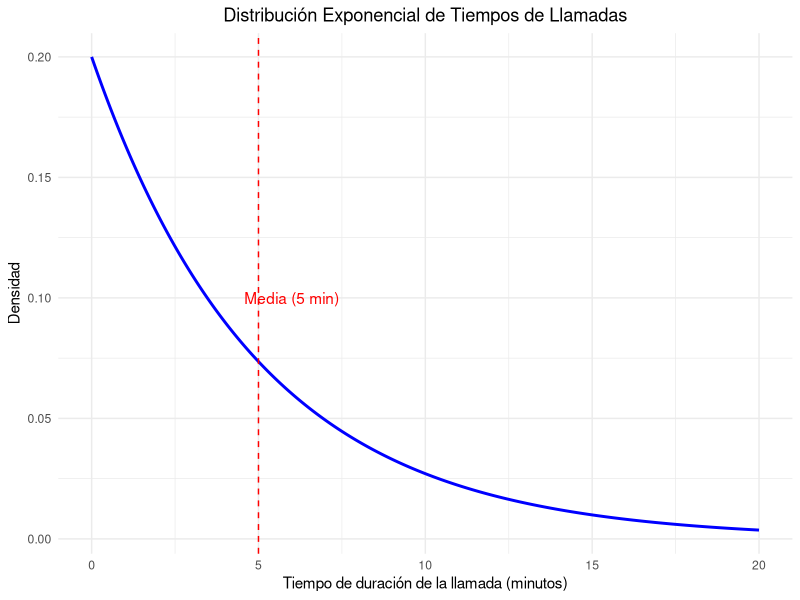

Write the R code that produced this figure. (Note: this script raises an error after producing the figure.)
## ---- chunk 1
knitr::opts_chunk$set(echo = TRUE, message = FALSE, warning = FALSE, comment = NA)
## ---- chunk 2
# Cargar librería ggplot2
library(ggplot2)

# Configuración de parámetros de la población
lambda <- 1/5  # Tasa de la distribución exponencial (lambda = 1/media)
media <- 1/lambda  # Media de la distribución

# Crear un rango de valores para la población
x <- seq(0, media * 4, length.out = 500)  # Desde 0 hasta 4 veces la media

# Calcular la densidad de la distribución exponencial
densidad <- dexp(x, rate = lambda)

# Crear un data frame para ggplot
datos <- data.frame(Tiempo = x, Densidad = densidad)

# Graficar con ggplot2
plot_pob <- ggplot(datos, aes(x = Tiempo, y = Densidad)) +
  geom_line(color = "blue", linewidth = 1) +  # Línea de densidad con `linewidth`
  geom_vline(xintercept = media, color = "red", linetype = "dashed") +  # Línea en la media
  labs(title = "Distribución Exponencial de Tiempos de Llamadas",
       x = "Tiempo de duración de la llamada (minutos)",
       y = "Densidad") +
  theme_minimal() +  # Tema minimalista
  theme(plot.title = element_text(hjust = 0.5)) +  # Centrar título
  annotate("text", x = media + 1, y = max(densidad) / 2, 
           label = "Media (5 min)", color = "red", angle = 0)

# Mostrar el gráfico
# print(plot_pob)
## ---- chunk 3
knitr::include_graphics("img/fig237.png")
## ---- chunk 4
# Cargar librería ggplot2
library(ggplot2)

# Configuración de parámetros de la población
set.seed(123)  # Para reproducibilidad
lambda <- 1/5  # Parámetro de la distribución exponencial
n <- 100       # Tamaño de la muestra

# Simulación de la muestra iid de la distribución exponencial
muestra <- rexp(n, rate = lambda)
promedio <- mean(muestra)
varianza<-var(muestra)

# Crear un data frame para ggplot
datos <- data.frame(Tiempo = muestra)

# Graficar el histograma con la curva de densidad de la distribución teórica
plot_hist <- ggplot(datos, aes(x = Tiempo)) +
  geom_histogram(aes(y = after_stat(density)), binwidth = 1, fill = "skyblue", color = "black", alpha = 0.7) +  # Histograma con frecuencia relativa
  stat_function(fun = dexp, args = list(rate = lambda), color = "red", linewidth = 1) +  # Curva de densidad teórica
  geom_vline(xintercept = promedio, color = "blue", linetype = "dashed", linewidth = 1) +  # Línea de la media muestral
  labs(title = "Histograma de la Muestra con la Curva de Densidad Exponencial",
       x = "Tiempo de duración de la llamada (minutos)",
       y = "Densidad") +
  theme_minimal()  # Estilo minimalista

# Mostrar el gráfico
#print(plot_hist)

# Mostrar el promedio
#print(promedio)

# Mostrar la varianza
#print(varianza)
## ---- chunk 5
knitr::include_graphics("img/fig238.png")
## ---- chunk 6
# Cargar librería ggplot2
library(ggplot2)

# Configuración de parámetros para la distribución exponencial
set.seed(42)  # Para reproducibilidad
lambda <- 1/5  # Parámetro de la distribución exponencial
n <- 100       # Tamaño de cada muestra
num_muestras <- 12  # Número de muestras

# Generar 12 muestras de la distribución exponencial y calcular estadísticas
muestras <- replicate(num_muestras, rexp(n, rate = lambda))
estadisticas <- apply(muestras, 2, function(muestra) {
  c(promedio = mean(muestra), varianza = var(muestra))  # Calcular media y varianza
})

# Preparar datos para gráficos con etiquetas bien formateadas
datos_graficos <- data.frame(
  Tiempo = as.vector(muestras),
  Muestra = rep(paste0("s^2~'='~", round(estadisticas["varianza", ], 2)), each = n)  # Expresión matemática para varianza muestral
)

# Crear etiquetas con expresión matemática para el promedio muestral
medias <- data.frame(
  Muestra = paste0("s^2~'='~", round(estadisticas["varianza", ], 2)),  # Etiqueta con varianza sin la palabra "Varianza"
  Media = estadisticas["promedio", ],
  Etiqueta = paste0("bar(x) == ", round(estadisticas["promedio", ], 2)),  # Expresión para promedio muestral
  PosicionY = 0.20  # Ajuste más bajo para evitar que se corte en el gráfico
)

# Crear datos teóricos para la curva de densidad exponencial
x_teorico <- seq(0, max(datos_graficos$Tiempo), length.out = 100)
densidad_teorica <- data.frame(x = x_teorico, y = dexp(x_teorico, rate = lambda))

# Graficar histogramas por muestra con la curva de densidad teórica
plot_histogramas <- ggplot(datos_graficos, aes(x = Tiempo)) +
  geom_histogram(aes(y = after_stat(density)), binwidth = 1, fill = "skyblue", color = "black", alpha = 0.7) +  # Histograma con densidad
  geom_line(data = densidad_teorica, aes(x = x, y = y), color = "red", linewidth = 1) +  # Curva de densidad teórica
  geom_vline(data = medias, aes(xintercept = Media), color = "blue", linetype = "dashed", linewidth = 1) +  # Línea de la media
  geom_text(data = medias, aes(x = Media + 2, y = PosicionY, label = Etiqueta), 
            color = "blue", vjust = 0, size = 3, parse = TRUE) +  # Ajuste de posición del texto de la media
  facet_wrap(~Muestra, scales = "free_x", ncol = 4, labeller = label_parsed) +  # Formato matemático en facetas
  labs(title = "Histogramas de las muestras simuladas con la Curva de Densidad Exponencial",
       x = "Tiempo de duración de la llamada (minutos)", y = "Densidad") +
  theme_minimal()

# Mostrar los gráficos
# print(plot_histogramas)

# Mostrar las estadísticas calculadas
# print(estadisticas)
## ---- chunk 7
knitr::include_graphics("img/fig239.png")
